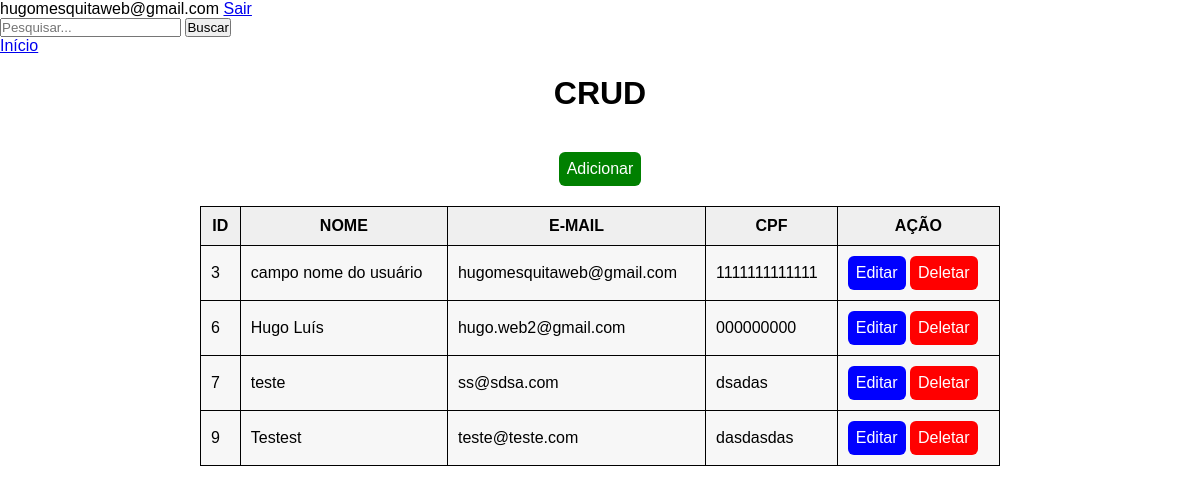
Page /busca.php (signed in) on the committed database.
### tables this page shows
CREATE TABLE `usuarios` (
  `id` int(11) NOT NULL,
  `nome` varchar(100) NOT NULL,
  `email` varchar(50) NOT NULL,
  `senha` varchar(150) NOT NULL,
  `telefone` varchar(50) NOT NULL,
  `cpf` varchar(50) NOT NULL,
  `endereco` varchar(100) NOT NULL
);

### classe/conexao.class.php (called while the page is built, shortened)
<?php
class conexaoPDO{
    public $usuarioBD;
    public $senhaBD;
    public $pdo;
    public function __construct($dsn='mysql:dbname=crud; host=localhost',$usuarioBD='root',$senhaBD=''){
        $this->dsn          = $dsn;
        $this->usuarioBD    = $usuarioBD;
        $this->senhaBD      = $senhaBD;
    }
    public function conectar(){
        try{
            $this->pdo = new PDO($this->dsn, $this->usuarioBD, $this->senhaBD);
            $this->pdo->exec("SET CHARACTER SET utf8");
        }catch(PDOException $e){
            echo $e->getMessage();
        }
    }
    public function executarQuery($query){
        $this->query = $this->pdo->prepare($query);
        $this->query->execute();
        return $this->query;
    }
}
?>

### classe/busca.class.php (called while the page is built, shortened)
<?php
class busca extends conexaoPDO{
    public $tabela;
    public $campo;
    public $valor;
    public function setTabela($tabela){
        $this->tabela = $tabela;
    }
    public function setCampo($campo){
        $this->campo = $campo;
    }
    public function setValor($valor){
        $this->valor = $valor;
    }
    public function buscaDados(){
        $this->query = "SELECT * FROM $this->tabela WHERE $this->campo LIKE '%$this->valor%'";
        $result = parent::executarQuery($this->query);
        if($result->rowCount() > 0):
            return $result->fetchAll(PDO::FETCH_ASSOC);
        endif;
    }
}
?>

### busca.php (the view, shortened to what this page needs)
<?php
include_once("classe/conexao.class.php");
include_once("classe/busca.class.php");
$txt_busca = $_POST["busca"];
$busca = new busca();
$busca->setTabela("usuarios");
$busca->setCampo("nome");
$busca->setValor($txt_busca);
?>
<!DOCTYPE html>
<html lang="pt-br">
<head>
	<link rel="stylesheet" href="css/estilo.css?v=<?= time(); ?>">
</head>
<body>
	<?= $_SESSION["email"]; ?>
	<a href="sair.php">Sair</a>
	<form action="busca.php" method="POST" id="formSearch">
		<input type="text" name="busca" placeholder="Pesquisar...">
		<button type="submit">Buscar</button>
	</form>
	<a href="index.php">Início</a>
	<h1>CRUD</h1>
	<div class="bloco-botao">
		<a href="adicionar.php" class="btn-add">Adicionar</a>
	</div>
	<table id="tabela">
		<thead>
			<tr>
				<th><strong>ID</strong></th>
				<th><strong>NOME</strong></th>
				<th><strong>E-MAIL</strong></th>
				<th><strong>CPF</strong></th>
				<th><strong>AÇÃO</strong></th>
			</tr>
		</thead>
		<tbody>
			<?php
				$dadosBusca = $busca->buscaDados();
				if($dadosBusca > 0):
					foreach($dadosBusca as $row):
			?>
			<tr>
				<td><?= $row['id']; ?></td>
				<td><?= utf8_encode($row['nome']); ?></td>
				<td><?= $row['email']; ?></td>
				<td><?= $row['cpf']; ?></td>
				<td>
					<a href="editar.php?id=<?= $row["id"]; ?>" class="btn-edit">Editar</a>
					<a href="deletar.php?id=<?= $row["id"]; ?>" class="btn-del">Deletar</a>
				</td>
			</tr>
			<?php
					endforeach;
				else:
			?>
			<tr>
				<td colspan="5">Essa informação não existe no banco de dados :(</td>
			</tr>
			<?php
				endif;
			?>
		</tbody>
	</table>
</body>
</html>

### css/estilo.css (style rules this page uses)
*, *::before, *::after { padding: 0; margin: 0; }
html, body { font-size: 100%; font-family: Arial, sans-serif; }
h1, h2 { text-align: center; margin: 20px 0; }
table#tabela { width: 800px; margin: auto; background-color: #000; border-collapse: separate; border-spacing: 1px; }
table#tabela thead tr th { background-color: #efefef; text-align: center; padding: 10px; }
table#tabela tbody tr td { padding: 10px; background-color: #f7f7f7; }
.bloco-botao { width: 800px; margin: auto; text-align: center; padding: 20px; }
.btn-edit, .btn-del, .btn-add, .btn-back, .btn-go { display: inline-block; text-decoration: none; color: #FFF; padding: 8px; border-radius: 6px; }
.btn-edit { background-color: blue; }
.btn-del { background-color: red; }
.btn-add { background-color: green; }

### rows in the picture
usuarios: id "3", nome "campo nome do usuário", email "hugomesquitaweb@gmail.com", cpf "1111111111111"
usuarios: id "6", nome "Hugo Luís", email "hugo.web2@gmail.com", cpf "000000000"
usuarios: id "7", nome "teste", email "ss@sdsa.com", cpf "dsadas"
usuarios: id "9", nome "Testest", email "teste@teste.com", cpf "dasdasdas"

### other values in the picture
$_SESSION["email"] "hugomesquitaweb@gmail.com"
